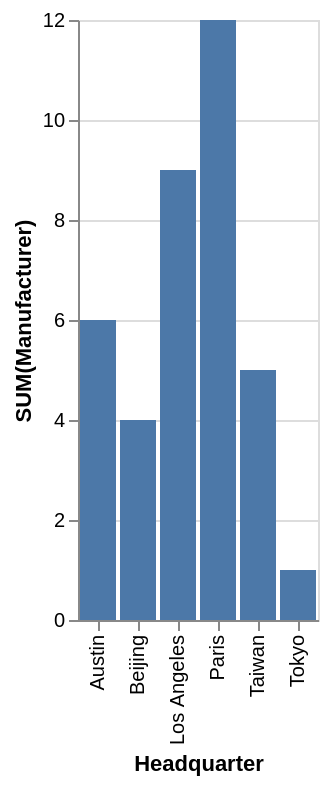

Describe this chart as a Vega-Lite specification.
### Vega-Lite specification from a JSON file in a GitHub repository (floating-point values rounded to 4 significant figures)
{"data": {"values": [{"x_data": "Austin", "y_data": 6}, {"x_data": "Beijing", "y_data": 4}, {"x_data": "Los Angeles", "y_data": 9}, {"x_data": "Paris", "y_data": 12}, {"x_data": "Taiwan", "y_data": 5}, {"x_data": "Tokyo", "y_data": 1}]}, "mark": "bar", "encoding": {"x": {"field": "x_data", "type": "nominal", "title": "Headquarter", "sort": "ascending"}, "y": {"field": "y_data", "type": "quantitative", "title": "SUM(Manufacturer)"}}}
